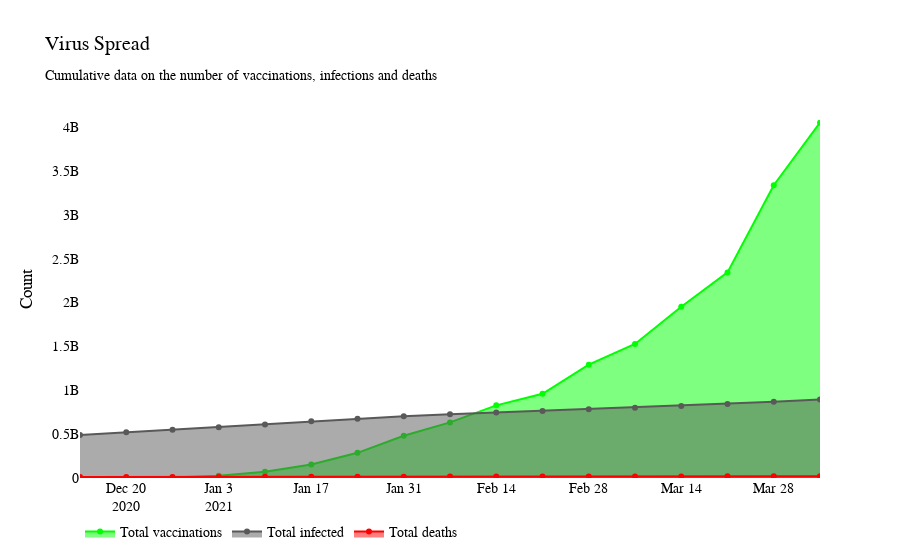

Notebook code for this chart:
### Markdown cell above
<p style="font-family: Arials; font-size: 15px; color: 'Black">On the map above, you can see which vaccines are used by different countries</p>
<p style="font-family: Arials; font-size: 15px; color: 'Black">Thus, Vaccination process increase the immunation power againist the virus</p>

### Code cell
visualize_scatter_graph(3, global_vaccination[['date', 'total_vaccinations', 'cumulative_total_cases', 'cumulative_total_deaths']].loc[:16], 'tozeroy', 
            ['Total vaccinations', 'Total infected', 'Total deaths'], [colors[2], colors[6], colors[0]], 
            'Virus Spread', 
            'Cumulative data on the number of vaccinations, infections and deaths','Count')

### Figure 1 — Plotly figure (JSON) as saved in the notebook; plotly's stock layout.template omitted (floating-point values rounded to 4 significant figures)
{"data": [{"fill": "tozeroy", "hoverinfo": "skip", "hovertemplate": "<b>%{x}</b><br><b>Total vaccinations: </b>%{y}<extra></extra>", "marker": {"color": "#00FF00"}, "name": "Total vaccinations", "type": "scatter", "x": ["2020-12-13T00:00:00", "2020-12-20T00:00:00", "2020-12-27T00:00:00", "2021-01-03T00:00:00", "2021-01-10T00:00:00", "2021-01-17T00:00:00", "2021-01-24T00:00:00", "2021-01-31T00:00:00", "2021-02-07T00:00:00", "2021-02-14T00:00:00", "2021-02-21T00:00:00", "2021-02-28T00:00:00", "2021-03-07T00:00:00", "2021-03-14T00:00:00", "2021-03-21T00:00:00", "2021-03-28T00:00:00", "2021-04-04T00:00:00"], "y": [86465, 2814247, 6616660, 26180869, 71899364, 154222033, 286966674, 481780994, 633758908, 828182692, 960447337, 1292633239, 1528582972, 1951738178, 2344377679, 3338805578, 4051624480]}, {"fill": "tozeroy", "hoverinfo": "skip", "hovertemplate": "<b>%{x}</b><br><b>Total infected: </b>%{y}<extra></extra>", "marker": {"color": "#595959"}, "name": "Total infected", "type": "scatter", "x": ["2020-12-13T00:00:00", "2020-12-20T00:00:00", "2020-12-27T00:00:00", "2021-01-03T00:00:00", "2021-01-10T00:00:00", "2021-01-17T00:00:00", "2021-01-24T00:00:00", "2021-01-31T00:00:00", "2021-02-07T00:00:00", "2021-02-14T00:00:00", "2021-02-21T00:00:00", "2021-02-28T00:00:00", "2021-03-07T00:00:00", "2021-03-14T00:00:00", "2021-03-21T00:00:00", "2021-03-28T00:00:00", "2021-04-04T00:00:00"], "y": [489511702, 520275483, 550018496, 578278551, 611074074, 645739706, 676063783, 702973559, 726418729, 746521113, 764248780, 782495550, 801320462, 821193868, 843186029, 868426893, 896226495]}, {"fill": "tozeroy", "hoverinfo": "skip", "hovertemplate": "<b>%{x}</b><br><b>Total deaths: </b>%{y}<extra></extra>", "marker": {"color": "#FF0000"}, "name": "Total deaths", "type": "scatter", "x": ["2020-12-13T00:00:00", "2020-12-20T00:00:00", "2020-12-27T00:00:00", "2021-01-03T00:00:00", "2021-01-10T00:00:00", "2021-01-17T00:00:00", "2021-01-24T00:00:00", "2021-01-31T00:00:00", "2021-02-07T00:00:00", "2021-02-14T00:00:00", "2021-02-21T00:00:00", "2021-02-28T00:00:00", "2021-03-07T00:00:00", "2021-03-14T00:00:00", "2021-03-21T00:00:00", "2021-03-28T00:00:00", "2021-04-04T00:00:00"], "y": [11034018, 11592413, 12141023, 12671581, 13248778, 13903719, 14579748, 15272969, 15913334, 16490472, 16983965, 17436591, 17871355, 18288739, 18714753, 19167591, 19653418]}], "layout": {"font": {"color": "black", "family": "Arials", "size": 14}, "hovermode": "x", "legend": {"orientation": "h"}, "plot_bgcolor": "rgba(0,0,0,0)", "title": {"text": "Virus Spread<br><sub>Cumulative data on the number of vaccinations, infections and deaths</sub>"}, "xaxis": {"title": {"text": ""}}, "yaxis": {"title": {"text": "Count"}}}}
